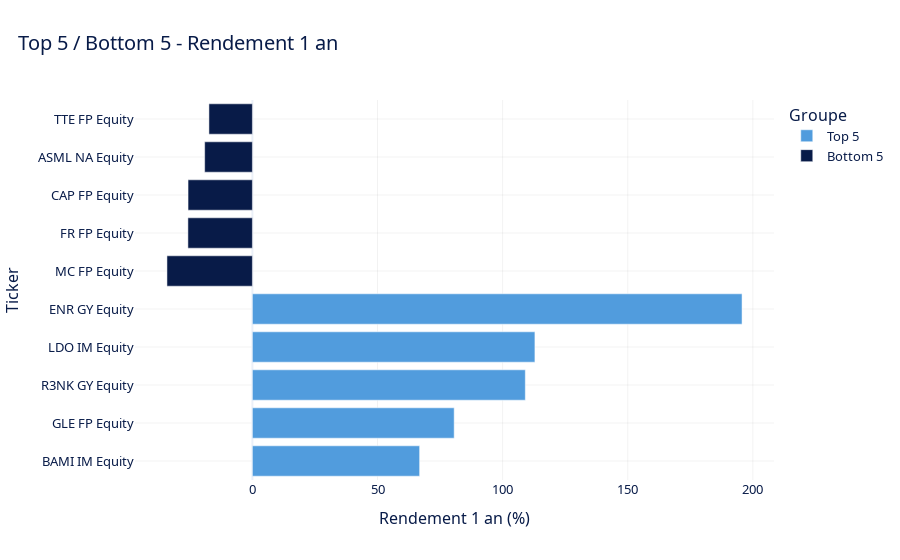

The notebook cell saved with this chart:
### Markdown cell above
### 1.4) Bar Top 5 / Bottom 5 (1 an)

### Code cell
fdf = actions.copy()

# Tri
top5 = fdf.nlargest(5, "1 Year Total Return - Previous").copy()
top5["Groupe"] = "Top 5"
bottom5 = fdf.nsmallest(5, "1 Year Total Return - Previous").copy()
bottom5["Groupe"] = "Bottom 5"

tb = pd.concat([top5, bottom5], ignore_index=True)

# Ordre pour un bar horizontal lisible
tb = tb.sort_values(by=["Groupe", "1 Year Total Return - Previous"], ascending=[True, True])

# Couleurs par groupe
color_map = {"Top 5": COLORS["secondary"], "Bottom 5": COLORS["primary"]}
tb["Color"] = tb["Groupe"].map(color_map)

fig_top_bottom = go.Figure()

for grp in ["Top 5", "Bottom 5"]:
    sub = tb[tb["Groupe"] == grp]
    fig_top_bottom.add_trace(go.Bar(
        x=sub["1 Year Total Return - Previous"],
        y=sub["Ticker"],
        orientation="h",
        name=grp,
        marker_color=color_map[grp],
        hovertemplate=(
            "<b>%{y}</b><br>" +
            "Secteur: %{customdata[0]}<br>" +
            "Pays: %{customdata[1]}<br>" +
            "Rendement 1Y: %{x:.2f}%<extra></extra>"
        ),
        customdata=np.stack([sub["Sector (1)"], sub["Risk Country"]], axis=-1)
    ))

fig_top_bottom.update_layout(
    barmode="relative",
    xaxis_title="Rendement 1 an (%)",
    yaxis_title="Ticker",
    legend_title_text="Groupe",

)
fig_top_bottom = apply_plotly_style(fig_top_bottom, title="Top 5 / Bottom 5 - Rendement 1 an")
fig_top_bottom.show()

### Figure 1 — Plotly figure (JSON) as saved in the notebook; plotly's stock layout.template omitted (floating-point values rounded to 4 significant figures)
{"data": [{"customdata": [["Financials", "ITALY"], ["Financials", "FRANCE"], ["Industrials", "GERMANY"], ["Industrials", "ITALY"], ["Industrials", "GERMANY"]], "hovertemplate": "<b>%{y}</b><br>Secteur: %{customdata[0]}<br>Pays: %{customdata[1]}<br>Rendement 1Y: %{x:.2f}%<extra></extra>", "marker": {"color": "rgb(81, 156, 221)"}, "name": "Top 5", "orientation": "h", "type": "bar", "x": [66.83, 80.64, 109.1, 112.9, 195.7], "y": ["BAMI IM Equity", "GLE FP Equity", "R3NK GY Equity", "LDO IM Equity", "ENR GY Equity"]}, {"customdata": [["Consumer Discretionary", "FRANCE"], ["Consumer Discretionary", "FRANCE"], ["Information Technology", "FRANCE"], ["Information Technology", "NETHERLANDS"], ["Energy", "FRANCE"]], "hovertemplate": "<b>%{y}</b><br>Secteur: %{customdata[0]}<br>Pays: %{customdata[1]}<br>Rendement 1Y: %{x:.2f}%<extra></extra>", "marker": {"color": "rgb(8, 27, 72)"}, "name": "Bottom 5", "orientation": "h", "type": "bar", "x": [-34.15, -25.77, -25.72, -19.08, -17.37], "y": ["MC FP Equity", "FR FP Equity", "CAP FP Equity", "ASML NA Equity", "TTE FP Equity"]}], "layout": {"barmode": "relative", "font": {"color": "rgb(8, 27, 72)", "family": "Noto Sans, Arial", "size": 13}, "legend": {"title": {"text": "Groupe"}}, "paper_bgcolor": "rgb(255, 255, 255)", "plot_bgcolor": "rgb(255, 255, 255)", "title": {"font": {"color": "rgb(8, 27, 72)", "family": "Noto Sans, Arial", "size": 20}, "text": "Top 5 / Bottom 5 - Rendement 1 an", "x": 0.02, "xanchor": "left"}, "xaxis": {"gridcolor": "rgba(0,0,0,0.05)", "mirror": true, "showgrid": true, "title": {"text": "Rendement 1 an (%)"}}, "yaxis": {"gridcolor": "rgba(0,0,0,0.05)", "mirror": true, "showgrid": true, "title": {"text": "Ticker"}}}}
